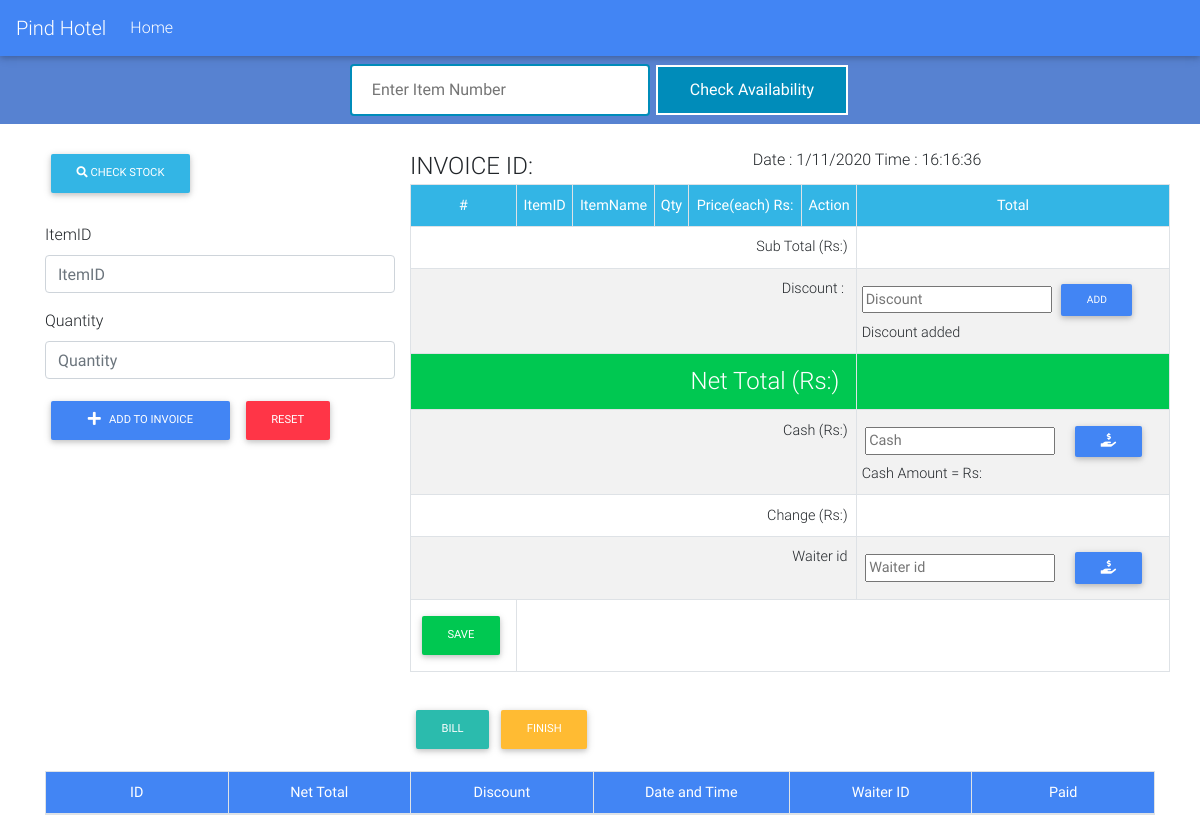
Page /CashierInvoice.php on the earlier database version.
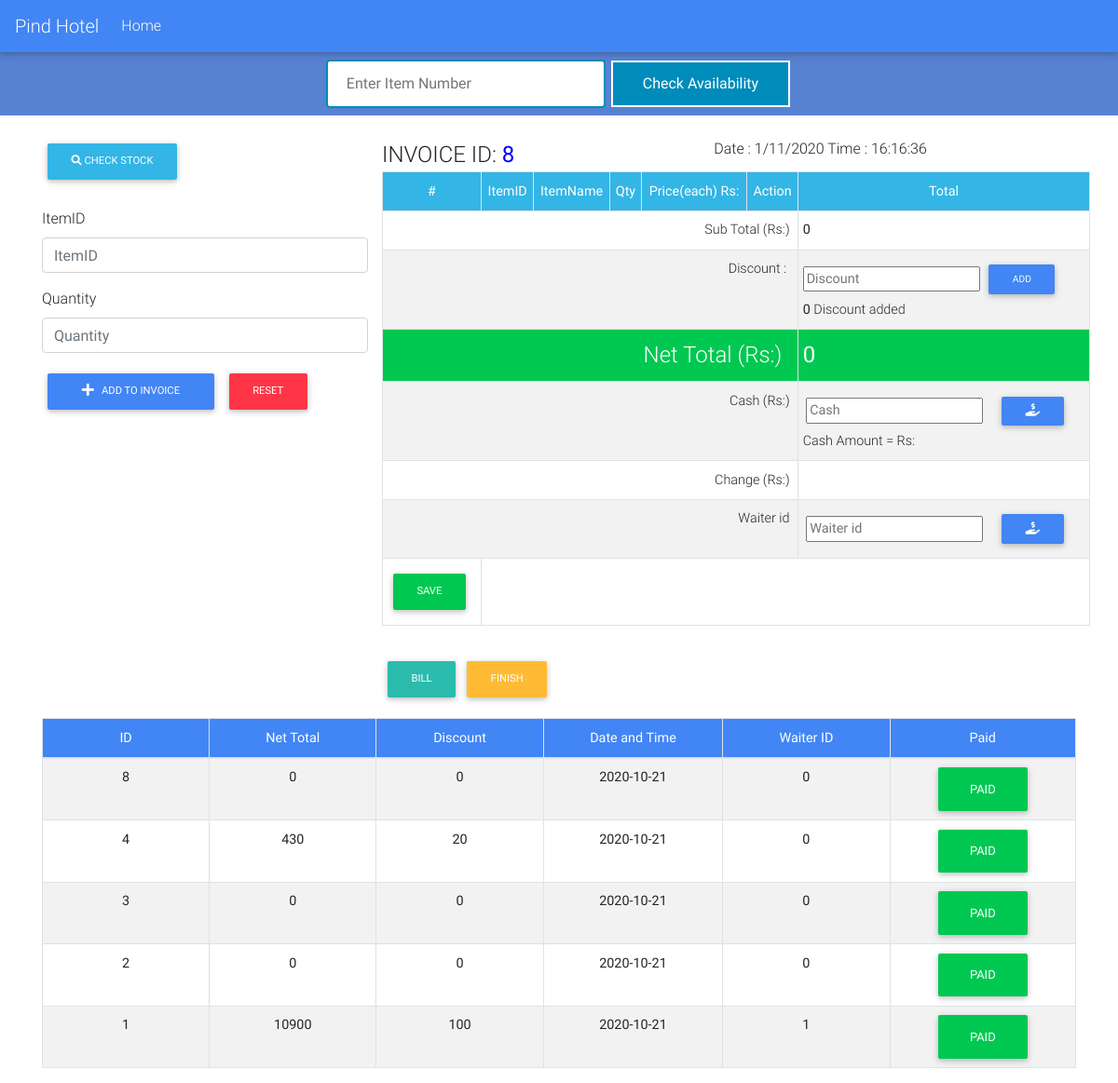
Same page on the later database version.
### tables this page shows
CREATE TABLE `cashierinvoice` (
  `id` int(11) NOT NULL,
  `subTotal` varchar(20) NOT NULL,
  `discount` varchar(20) NOT NULL,
  `netTotal` varchar(20) NOT NULL,
  `dateTime` date NOT NULL DEFAULT current_timestamp(),
  `CashAmt` varchar(20) NOT NULL,
  `ChangeAmt` varchar(20) NOT NULL,
  `waiter_id` int(11) NOT NULL,
  `paid` tinyint(1) NOT NULL DEFAULT 0
);

### CashierInvoice.php (the view, shortened to what the changed rows need)
<!DOCTYPE html>
<html lang="en">
<head>
  <link rel="stylesheet" href="https://use.fontawesome.com/releases/v5.8.2/css/all.css">
  <link href="css/bootstrap.min.css" rel="stylesheet">
  <link href="css/mdb.min.css" rel="stylesheet">
  <link href="css/style.css" rel="stylesheet">
  <link href="css/stock_style.css" type="text/css" rel="stylesheet" media="screen,projection"/>
</head>
<body onload=display_ct();>
  <br>
  <div class="container">
    <div class="row">
      <?php require_once 'Cashier_process.php'; ?>
        <?php
        $inID = $mysqli->query("SELECT id FROM cashierinvoice ORDER BY id DESC LIMIT 1") or die($mysqli->error);
        $rowinID = $inID->fetch_array();
        ?>
    <?php
        $mysqli = new mysqli('localhost', 'ahad', '', 'restaurant') or die(mysqli_error($mysqli));
    ?>
      <div class="col">
      <div class="row">
      <font size="5" color="blue"><b><?php echo $rowinID['id']; ?></b></font>
      <table border="" width="100%" class="table table-sm table-striped table-bordered" cellspacing="0">
              <?php
              $inid=$rowinID['id'];
        $subTot = $mysqli->query("SELECT * FROM cashierinvoice WHERE id='$inid'") or die($mysqli->error);
        $subTota = $subTot->fetch_array();
        ?>
        <tr>
          <td colspan="6" align="right">Sub Total  (Rs:)&nbsp</td>
          <td><b><?php echo $subTota['subTotal']; ?></b></td>
        </tr>
        <tr>
          <td>
          <form action="Cashier_process.php" method="POST">
          <input type="text" width="" name="rate" placeholder="Discount" required>
          <button type="submit" class="btn btn-primary btn-sm" name="discount" >Add</i></button>
          </form> <b><?php echo $subTota['discount']; ?> </b> Discount added
        </td>
        </tr>
        <tr style="color: white;" class="bg-success">
          <td colspan="6" align="right"><font size="5">Net Total  (Rs:) &nbsp</font></td>
          <td><font size="5"><b><?php echo $subTota['netTotal']; ?></b></font></td>
        </tr>
      </table>
      </div>
      </div>
      </div>
      </div>
<?php
	      $mysqli = new mysqli('localhost', 'ahad', '', 'restaurant') or die(mysqli_error($mysqli));
        	$result = $mysqli->query("SELECT id,netTotal,discount,dateTime,waiter_id,paid FROM `cashierinvoice` WHERE paid='0' order by id desc") or die($mysqli->error);
        ?>
  <div class="container">
  <table id="dtBasicExample" class="table table-striped table-bordered table-sm" cellspacing="0" width="100%">
              <thead style="color: white;" class="bg-primary" align="center">
                <tr>
                  <th class="th-sm">ID
                  </th>
                  <th class="th-sm">Net Total
                  </th>
                  <th class="th-sm">Discount
                  </th>
                  <th class="th-sm">Date and Time
                  </th>
                  <th class="th-sm">Waiter ID
                  </th>
		<th class="th-sm">Paid
                  </th>
                    </tr>
              </thead>
              <tbody>
              <?php
		          	while($row = $result->fetch_assoc()): ?>
			          	<tr align="center">
					          <td><b><?php echo $row['id']; ?></b></td>
                    <td><b><?php echo $row['netTotal']; ?></b></td>
                    <td><b><?php echo $row['discount']; ?></b></td>
                    <td><b><?php echo $row['dateTime']; ?></b></td>
		    <td><b><?php echo $row['waiter_id']; ?></b></td>
			<td><a href="cashierinvoice.php?paid=<?php echo $row['id']; ?>" class="btn btn-success">paid</a>
</td>
			          	</tr>
			        <?php endwhile; ?>
              </tbody>
  </body>
  </html>

Differences in the rows shown:
added cashierinvoice: id "8", subTotal "0", discount "0", netTotal "0", dateTime "2020-10-21", waiter "0"
added cashierinvoice: id "4", netTotal "430", discount "20", dateTime "2020-10-21", waiter "0"
added cashierinvoice: id "3", netTotal "0", discount "0", dateTime "2020-10-21", waiter "0"
added cashierinvoice: id "2", netTotal "0", discount "0", dateTime "2020-10-21", waiter "0"
added cashierinvoice: id "1", netTotal "10900", discount "100", dateTime "2020-10-21", waiter "1"
